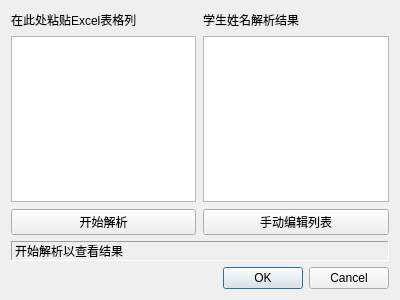
<?xml version="1.0" encoding="UTF-8"?>
<ui version="4.0">
 <class>PasteStudentsDialog</class>
 <widget class="QDialog" name="PasteStudentsDialog">
  <property name="geometry">
   <rect>
    <x>0</x>
    <y>0</y>
    <width>400</width>
    <height>300</height>
   </rect>
  </property>
  <property name="windowTitle">
   <string>构建班级信息对话框</string>
  </property>
  <layout class="QVBoxLayout" name="verticalLayout">
   <item>
    <layout class="QHBoxLayout" name="horizontalLayout">
     <property name="spacing">
      <number>7</number>
     </property>
     <item>
      <layout class="QVBoxLayout" name="tableVLayout">
       <item>
        <widget class="QLabel" name="pasteITipLable">
         <property name="frameShape">
          <enum>QFrame::Shape::NoFrame</enum>
         </property>
         <property name="frameShadow">
          <enum>QFrame::Shadow::Plain</enum>
         </property>
         <property name="text">
          <string>在此处粘贴Excel表格列</string>
         </property>
         <property name="textFormat">
          <enum>Qt::TextFormat::PlainText</enum>
         </property>
         <property name="wordWrap">
          <bool>false</bool>
         </property>
        </widget>
       </item>
       <item>
        <widget class="QPlainTextEdit" name="tableTextEdit"/>
       </item>
       <item>
        <widget class="QPushButton" name="parseTextButton">
         <property name="text">
          <string>开始解析</string>
         </property>
         <property name="checkable">
          <bool>true</bool>
         </property>
        </widget>
       </item>
      </layout>
     </item>
     <item>
      <layout class="QVBoxLayout" name="listVLayout">
       <item>
        <widget class="QLabel" name="parseTipLable">
         <property name="text">
          <string>学生姓名解析结果</string>
         </property>
         <property name="textFormat">
          <enum>Qt::TextFormat::PlainText</enum>
         </property>
        </widget>
       </item>
       <item>
        <widget class="QListWidget" name="parseResultList">
         <property name="editTriggers">
          <set>QAbstractItemView::EditTrigger::DoubleClicked|QAbstractItemView::EditTrigger::EditKeyPressed|QAbstractItemView::EditTrigger::SelectedClicked</set>
         </property>
        </widget>
       </item>
       <item>
        <widget class="QPushButton" name="editListButton">
         <property name="text">
          <string>手动编辑列表</string>
         </property>
         <property name="checkable">
          <bool>true</bool>
         </property>
        </widget>
       </item>
      </layout>
     </item>
    </layout>
   </item>
   <item>
    <widget class="QLabel" name="parseStatusLable">
     <property name="frameShape">
      <enum>QFrame::Shape::Panel</enum>
     </property>
     <property name="frameShadow">
      <enum>QFrame::Shadow::Sunken</enum>
     </property>
     <property name="lineWidth">
      <number>1</number>
     </property>
     <property name="text">
      <string>开始解析以查看结果</string>
     </property>
    </widget>
   </item>
   <item>
    <widget class="QDialogButtonBox" name="returnButtonBox">
     <property name="orientation">
      <enum>Qt::Orientation::Horizontal</enum>
     </property>
     <property name="standardButtons">
      <set>QDialogButtonBox::StandardButton::Cancel|QDialogButtonBox::StandardButton::Ok</set>
     </property>
    </widget>
   </item>
  </layout>
 </widget>
 <resources/>
 <connections>
  <connection>
   <sender>returnButtonBox</sender>
   <signal>accepted()</signal>
   <receiver>PasteStudentsDialog</receiver>
   <slot>accept()</slot>
   <hints>
    <hint type="sourcelabel">
     <x>248</x>
     <y>254</y>
    </hint>
    <hint type="destinationlabel">
     <x>157</x>
     <y>274</y>
    </hint>
   </hints>
  </connection>
  <connection>
   <sender>returnButtonBox</sender>
   <signal>rejected()</signal>
   <receiver>PasteStudentsDialog</receiver>
   <slot>reject()</slot>
   <hints>
    <hint type="sourcelabel">
     <x>316</x>
     <y>260</y>
    </hint>
    <hint type="destinationlabel">
     <x>286</x>
     <y>274</y>
    </hint>
   </hints>
  </connection>
 </connections>
</ui>
